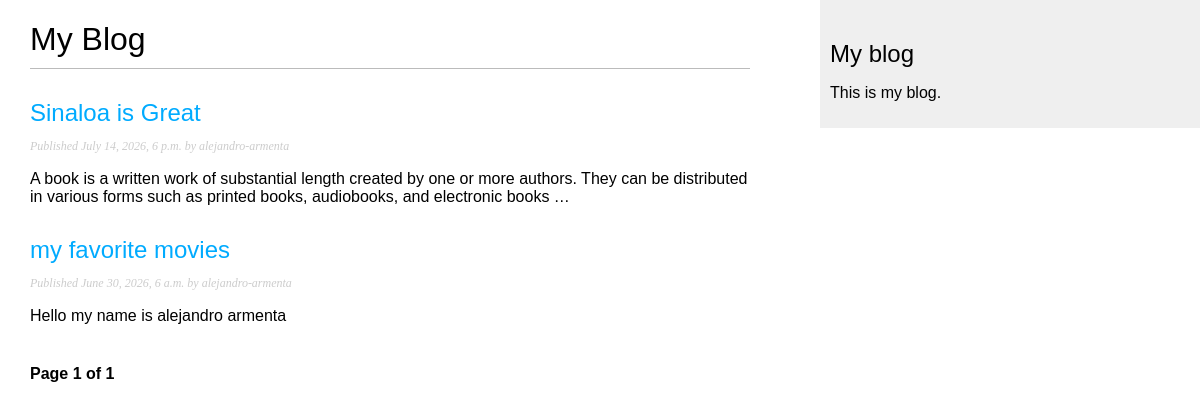
Before: /blog/ with the older database file.
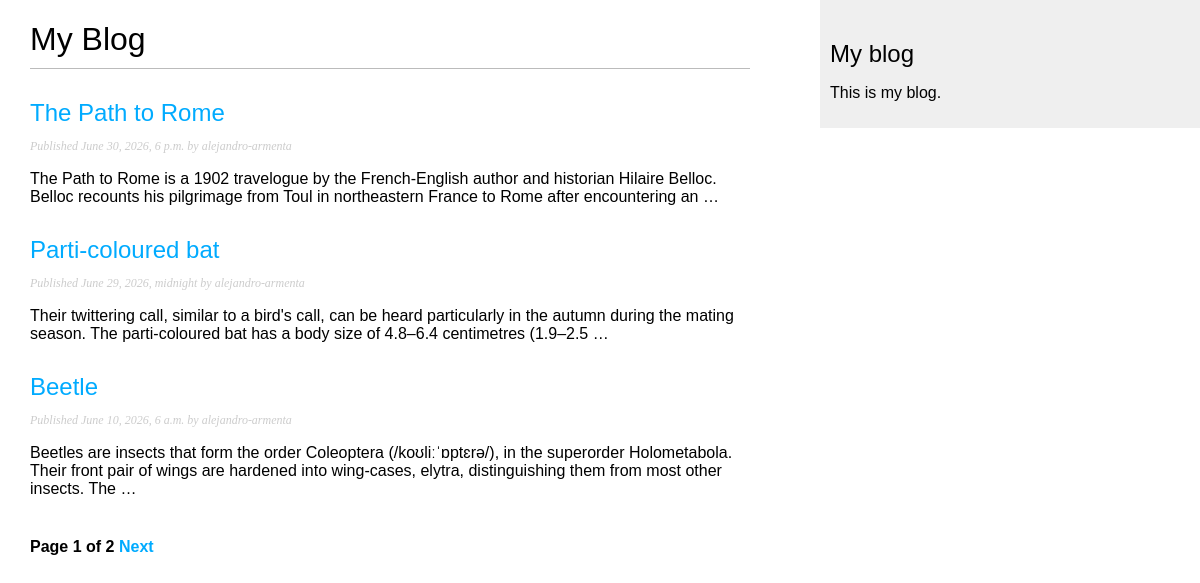
After: the same page with the newer database file.
### blog/models.py (models this page shows, shortened)
class Post(models.Model):
    class Status(models.TextChoices):
        DRAFT = "DF", "Draft"
        PUBLISHED = "PB", "Published"
    title = models.CharField(max_length=250)
    slug = models.SlugField(max_length=250, unique_for_date="publish")
    author = models.ForeignKey(
        settings.AUTH_USER_MODEL, on_delete=models.CASCADE, related_name="blog_posts"
    )
    body = models.TextField()
    publish = models.DateTimeField(default=timezone.now)
    created = models.DateTimeField(auto_now_add=True)
    updated = models.DateTimeField(auto_now=True)
    status = models.CharField(max_length=2, choices=Status, default=Status.DRAFT)
    objects = models.Manager()
    published = PublishedManager()
    tags = TaggableManager()
    class Meta:
        ordering = ["-publish"]
        indexes = [models.Index(fields=["-publish"])]
    def get_absolute_url(self):
        return reverse(
            "blog:post_detail",
            args=[
                self.publish.year,
                self.publish.month,
                self.publish.day,
                self.slug,
            ],
        )

### blog/views.py (the view)
# urls.py: path("", views.PostListView.as_view(), name="post_list"),
class PostListView(ListView):
    queryset = Post.published.all()
    context_object_name = "posts"
    paginate_by = 3
    template_name = "blog/post/list.html"

### blog/templates/blog/post/list.html (shortened to what this page needs)
{% extends "blog/base.html" %}
{% block content %}
    <h1>My Blog</h1>
    {% for post in posts %}
        <h2>
            <a href="{{ post.get_absolute_url }}">
                {{ post.title }}
            </a>
        </h2>
        <p class="date">
            Published {{ post.publish }} by {{ post.author }}
        </p>
        {{ post.body|truncatewords:30|linebreaks }}
    {% endfor %}
    {% include "pagination.html" with page=page_obj %}
{% endblock %}

### blog/templates/blog/base.html (shortened to what this page needs)
{% load static %}
<!doctype html>
<html>
<head>
    <link href="{% static 'css/blog.css'%}" rel="stylesheet">
</head>
<body>
    <div id="content">
        {% block content %}
        {% endblock %}
    </div>
    <div id="sidebar">
        <h2>My blog</h2>
        <p>This is my blog.</p>
    </div>
</body>
</html>

### blog/templates/pagination.html (shortened to what this page needs)
<div class="pagination">
    <span class="step-links">
        <span>
            Page {{ page.number }} of {{ page.paginator.num_pages }}
        </span>
        {% if page.has_next %}
            <a href="?page={{ page.next_page_number }}">Next</a>
        {% endif %}
    </span>
</div>

### blog/static/css/blog.css (style rules this page uses)
body { margin:0; padding:0; font-family:helvetica, sans-serif; }
a { color:#00abff; text-decoration:none; }
h1 { font-weight:normal; border-bottom:1px solid #bbb; padding:0 0 10px 0; }
h2 { font-weight:normal; margin:30px 0 0; }
#content { float:left; width:60%; padding:0 0 0 30px; }
#sidebar { float:right; width:30%; padding:10px; background:#efefef; height:100%; }
p.date { color:#ccc; font-family: georgia, serif; font-size: 12px; font-style: italic; }
.pagination { margin:40px 0; font-weight:bold; }

Changed rows visible on the page:
removed Post: title "Sinaloa is Great", publish "July 14, 2026, 6 p.m.", author "alejandro-armenta", body "A book is a written work of substantial length created by one or more authors. They can be distributed in various forms such as printed books, audiobooks, and electronic books …"
removed Post: title "my favorite movies", publish "June 30, 2026, 6 a.m.", author "alejandro-armenta", body "Hello my name is alejandro armenta"
added Post: title "The Path to Rome", publish "June 30, 2026, 6 p.m.", author "alejandro-armenta", body "The Path to Rome is a 1902 travelogue by the French-English author and historian Hilaire Belloc. Belloc recounts his pilgrimage from Toul in northeastern France to Rome after encountering an …"
added Post: title "Parti-coloured bat", publish "June 29, 2026, midnight", author "alejandro-armenta", body "Their twittering call, similar to a bird's call, can be heard particularly in the autumn during the mating season. The parti-coloured bat has a body size of 4.8–6.4 centimetres (1.9–2.5 …"
added Post: title "Beetle", publish "June 10, 2026, 6 a.m.", author "alejandro-armenta", body "Beetles are insects that form the order Coleoptera (/koʊliːˈɒptɛrə/), in the superorder Holometabola. Their front pair of wings are hardened into wing-cases, elytra, distinguishing them from most other insects. The …"
Other visible differences:
{{ page.paginator.num_pages }}: "1" → "2"
text now shown: "Next"
